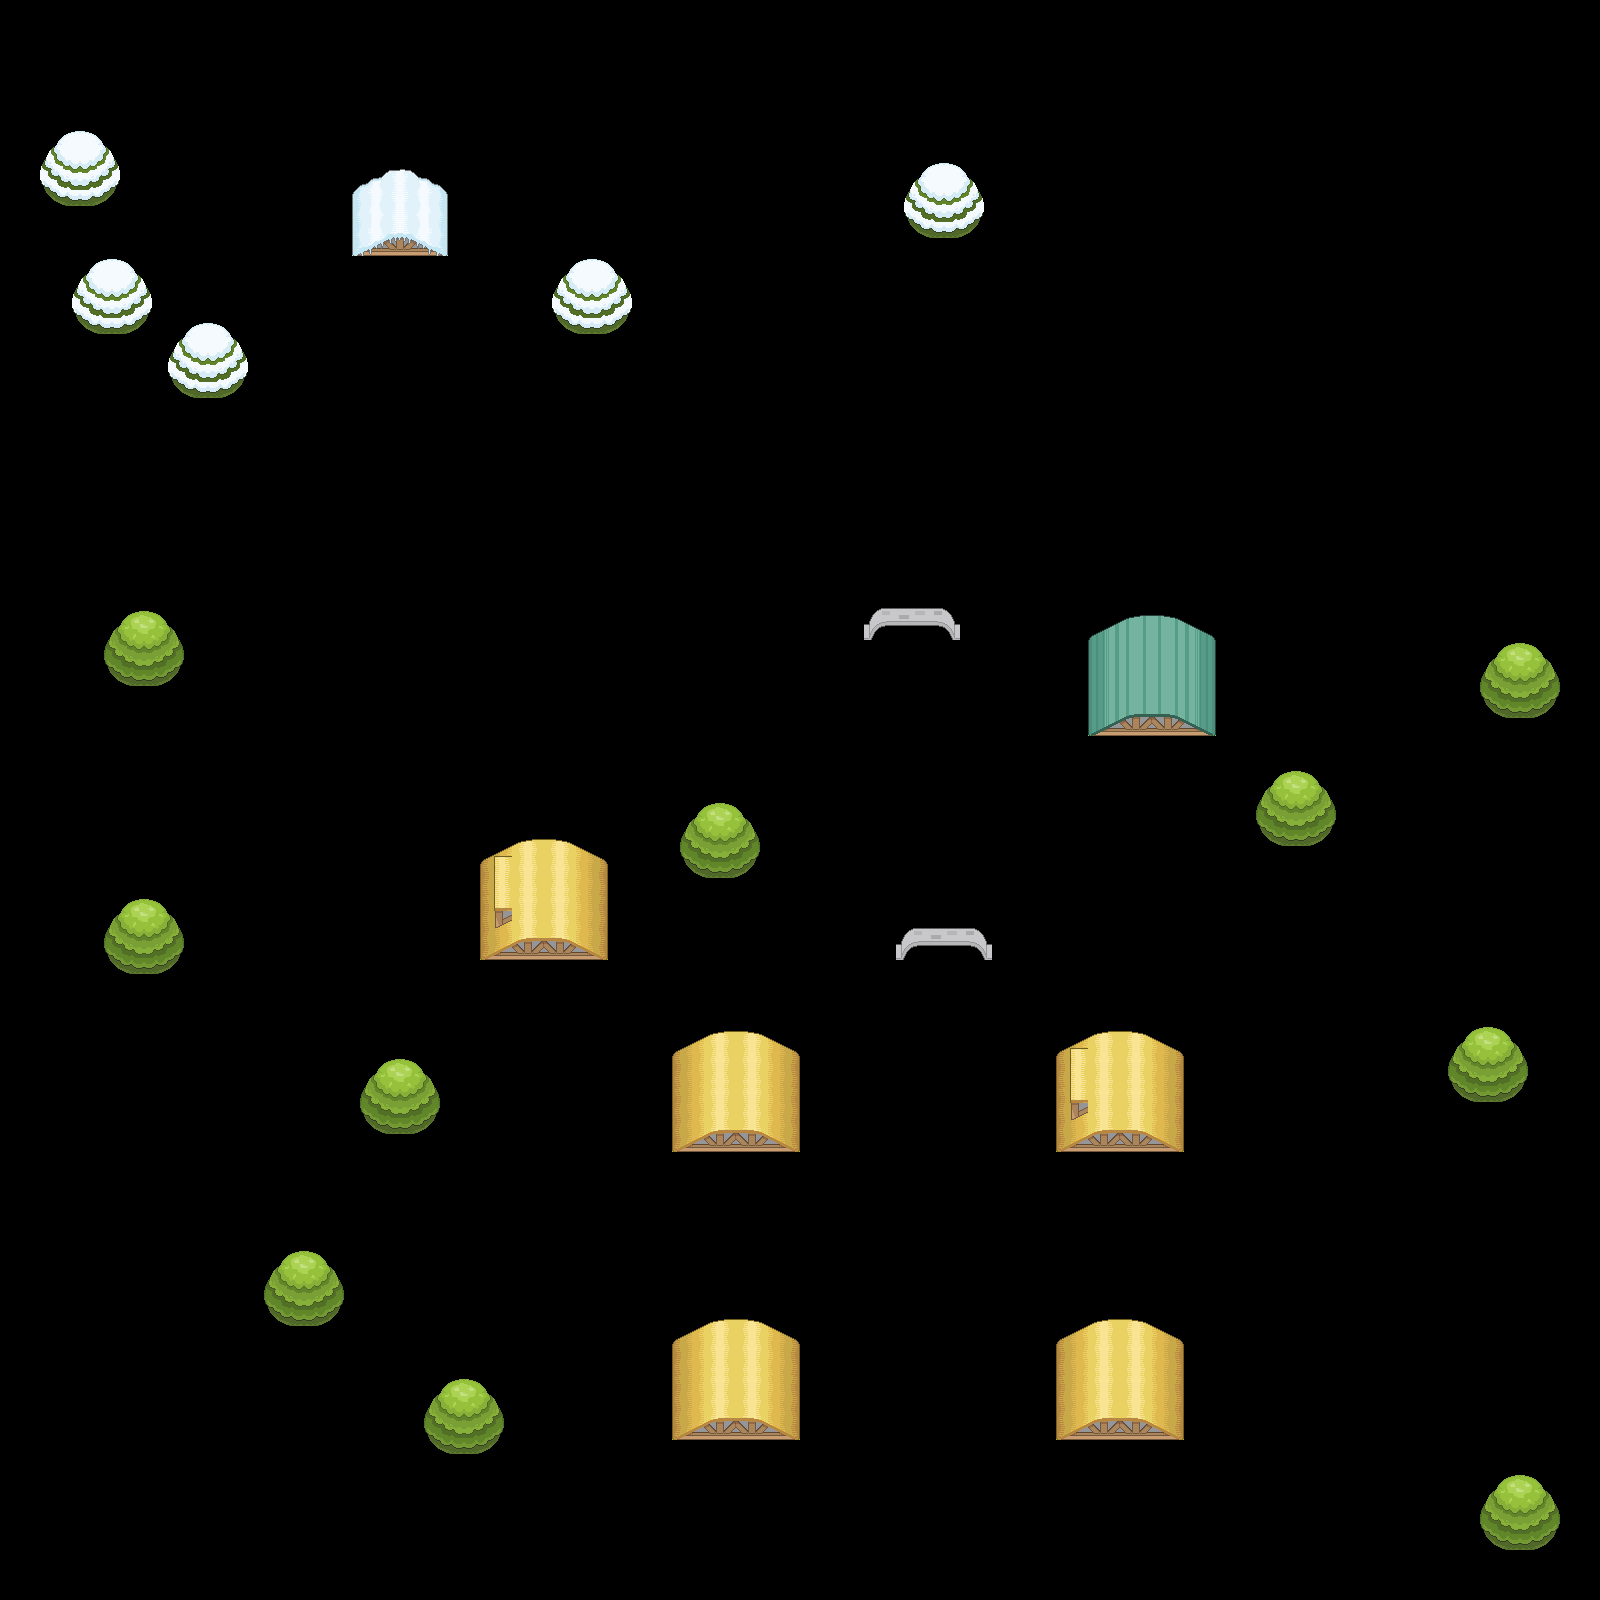

The image is a tile-based game level rendered from a .tmx file. Its description and source (layers, tilesets, objects; grid data summarised) follow:
An orthogonal 50x50 tile map with 32x32 px tiles, 1 tile layer (over0), 4 tilesets.

<map version="1.0" tiledversion="1.1.2" orientation="orthogonal" renderorder="right-down" width="50" height="50" tilewidth="32" tileheight="32" infinite="0" nextobjectid="62">
 <tileset firstgid="1" name="Revolution_Grasslands" tilewidth="32" tileheight="32" tilecount="190" columns="10">
  <image source="revolution_grasslands.png" trans="a349a4" width="320" height="608" />
  <tile id="5">
   <properties>
    <property name="ranomd" value="tile" />
   </properties>
  </tile>
 </tileset>
 <tileset firstgid="191" name="revolution_snow" tilewidth="32" tileheight="32" tilecount="154" columns="11">
  <image source="revolution_snow.png" trans="a349a4" width="352" height="448" />
 </tileset>
 <tileset firstgid="345" name="revolution_town" tilewidth="32" tileheight="32" tilecount="275" columns="11">
  <image source="revolution_town.png" trans="a349a4" width="352" height="831" />
 </tileset>
 <tileset firstgid="620" source="water.tsx" />
 <layer name="over0" width="50" height="50">
  <data>[2500 cells, 249 non-empty, 78 distinct tile ids]</data>
 </layer>
</map>
